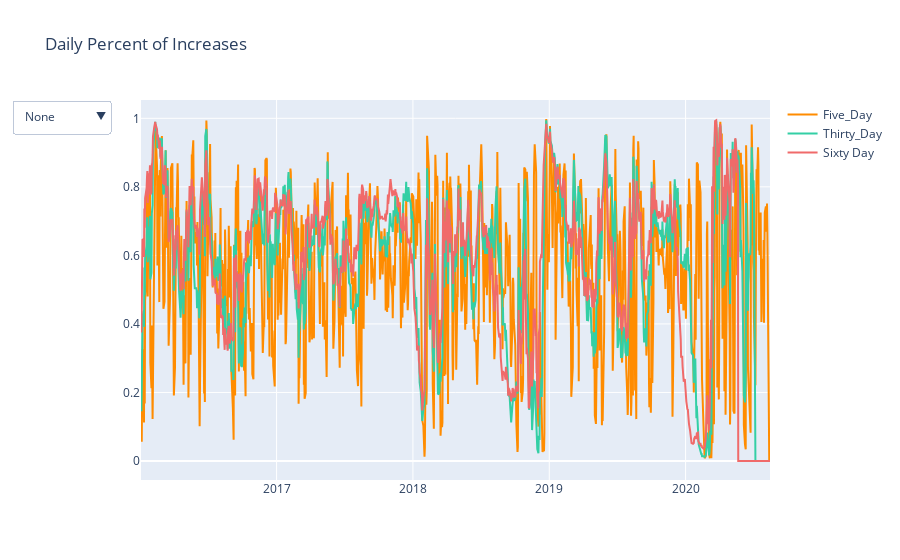

The notebook cell saved with this chart:
### Code cell
import plotly.graph_objects as go

import pandas as pd

# Load dataset
df = chart.groupby(['Date'])[['Five_Day', 'Thirty_Day', 'Sixty_Day']].mean()

# Initialize figure
fig = go.Figure()

# Add Traces

fig.add_trace(
    go.Scatter(x=list(df.index),
               y=list(df.Five_Day),
               name="Five_Day",
               line=dict(color="DarkOrange")))

fig.add_trace(
    go.Scatter(x=list(df.index),
               y=[df.Five_Day.mean()] * len(df.index),
               name="Five Day Average",
               visible=False,
               line=dict(color="DarkOrange", dash="dash")))

fig.add_trace(
    go.Scatter(x=list(df.index),
               y=list(df.Thirty_Day),
               name="Thirty_Day",
               line=dict(color="#33CFA5")))

fig.add_trace(
    go.Scatter(x=list(df.index),
               y=[df.Thirty_Day.mean()] * len(df.index),
               name="Thirty Day Average",
               visible=False,
               line=dict(color="#33CFA5", dash="dash")))

fig.add_trace(
    go.Scatter(x=list(df.index),
               y=list(df.Sixty_Day),
               name="Sixty Day",
               line=dict(color="#F06A6A")))

fig.add_trace(
    go.Scatter(x=list(df.index),
               y=[df.Sixty_Day.mean()] * len(df.index),
               name="Sixty Day Average",
               visible=False,
               line=dict(color="#F06A6A", dash="dash")))

# Add Annotations and Buttons

five_annotations = [dict(x="2016-01-01",
                         y=df.Five_Day.mean(),
                         xref="x", yref="y",
                         text="Five Day Average:<br> %.3f" % df.Five_Day.mean(),
                         ax=0, ay=-40),
                    dict(x=df.Five_Day.idxmax(),
                         y=df.Five_Day.max(),
                         xref="x", yref="y",
                         text="Five Day Max:<br> %.3f" % df.Five_Day.max(),
                         ax=0, ay=-40)]


high_annotations = [dict(x="2016-01-01",
                         y=df.Thirty_Day.mean(),
                         xref="x", yref="y",
                         text="Thirty Day Average:<br> %.3f" % df.Thirty_Day.mean(),
                         ax=0, ay=-40),
                    dict(x=df.Thirty_Day.idxmax(),
                         y=df.Thirty_Day.max(),
                         xref="x", yref="y",
                         text="Thirty Day Max:<br> %.3f" % df.Thirty_Day.max(),
                         ax=0, ay=-40)]





low_annotations = [dict(x="2016-01-01",
                        y=df.Sixty_Day.mean(),
                        xref="x", yref="y",
                        text="Sixty Day Average:<br> %.3f" % df.Sixty_Day.mean(),
                        ax=0, ay=40),
                   dict(x=df.Sixty_Day.idxmax(),
                        y=df.Sixty_Day.min(),
                        xref="x", yref="y",
                        text="Sixty Day Max:<br> %.3f" % df.Sixty_Day.max(),
                        ax=0, ay=40)]

fig.update_layout(
    updatemenus=[
        dict(
            active=0,
            buttons=list([
                dict(label="None",
                     method="update",
                     args=[{"visible": [True, False, True, False, True, False]},
                           {"title": "Daily Percent Increases",
                            "annotations": []}]),
                
                dict(label="Five_Day",
                     method="update",
                     args=[{"visible": [True, True, False, False, False, False]},
                           {"title": "Five Day Avg Daily Percent Increases",
                            "annotations": five_annotations}]),
                
                
                
                dict(label="Thirty Day",
                     method="update",
                     args=[{"visible": [False, False, True, True, False, False]},
                           {"title": "Thirty Day Avg Daily Percent Increases",
                            "annotations": high_annotations}]),
                dict(label="Sixty Day",
                     method="update",
                     args=[{"visible": [False, False, False, False, True, True]},
                           {"title": "Sixty Day Avg Daily Percent Increases",
                            "annotations": low_annotations}]),
                dict(label="All",
                     method="update",
                     args=[{"visible": [True, True, True, True, True, True]},
                           {"title": "Daily Percent Increases",
                            "annotations": high_annotations + low_annotations}]),
            ]),
        )
    ])

# Set title
fig.update_layout(title_text="Daily Percent of Increases")
fig.write_html("Daily Changes.html")
fig.show()

### Figure 1 — Plotly figure (JSON) as saved in the notebook; plotly's stock layout.template omitted (floating-point values rounded to 4 significant figures; data arrays with more than 128 entries replaced by an {"elided": "..."} marker saying what was removed)
{"data": [{"line": {"color": "DarkOrange"}, "name": "Five_Day", "type": "scatter", "x": {"elided": "1163 str values"}, "y": {"elided": "1163 float values"}}, {"line": {"color": "DarkOrange", "dash": "dash"}, "name": "Five Day Average", "type": "scatter", "visible": false, "x": {"elided": "1163 str values"}, "y": {"elided": "1163 float values"}}, {"line": {"color": "#33CFA5"}, "name": "Thirty_Day", "type": "scatter", "x": {"elided": "1163 str values"}, "y": {"elided": "1163 float values"}}, {"line": {"color": "#33CFA5", "dash": "dash"}, "name": "Thirty Day Average", "type": "scatter", "visible": false, "x": {"elided": "1163 str values"}, "y": {"elided": "1163 float values"}}, {"line": {"color": "#F06A6A"}, "name": "Sixty Day", "type": "scatter", "x": {"elided": "1163 str values"}, "y": {"elided": "1163 float values"}}, {"line": {"color": "#F06A6A", "dash": "dash"}, "name": "Sixty Day Average", "type": "scatter", "visible": false, "x": {"elided": "1163 str values"}, "y": {"elided": "1163 float values"}}], "layout": {"title": {"text": "Daily Percent of Increases"}, "updatemenus": [{"active": 0, "buttons": [{"args": [{"visible": [true, false, true, false, true, false]}, {"annotations": [], "title": "Daily Percent Increases"}], "label": "None", "method": "update"}, {"args": [{"visible": [true, true, false, false, false, false]}, {"annotations": [{"ax": 0, "ay": -40, "text": "Five Day Average:<br> 0.546", "x": "2016-01-01", "xref": "x", "y": 0.5464, "yref": "y"}, {"ax": 0, "ay": -40, "text": "Five Day Max:<br> 0.998", "x": "2018-12-24T00:00:00", "xref": "x", "y": 0.998, "yref": "y"}], "title": "Five Day Avg Daily Percent Increases"}], "label": "Five_Day", "method": "update"}, {"args": [{"visible": [false, false, true, true, false, false]}, {"annotations": [{"ax": 0, "ay": -40, "text": "Thirty Day Average:<br> 0.573", "x": "2016-01-01", "xref": "x", "y": 0.5732, "yref": "y"}, {"ax": 0, "ay": -40, "text": "Thirty Day Max:<br> 0.994", "x": "2018-12-24T00:00:00", "xref": "x", "y": 0.9939, "yref": "y"}], "title": "Thirty Day Avg Daily Percent Increases"}], "label": "Thirty Day", "method": "update"}, {"args": [{"visible": [false, false, false, false, true, true]}, {"annotations": [{"ax": 0, "ay": 40, "text": "Sixty Day Average:<br> 0.576", "x": "2016-01-01", "xref": "x", "y": 0.5757, "yref": "y"}, {"ax": 0, "ay": 40, "text": "Sixty Day Max:<br> 0.994", "x": "2020-03-23T00:00:00", "xref": "x", "y": 0, "yref": "y"}], "title": "Sixty Day Avg Daily Percent Increases"}], "label": "Sixty Day", "method": "update"}, {"args": [{"visible": [true, true, true, true, true, true]}, {"annotations": [{"ax": 0, "ay": -40, "text": "Thirty Day Average:<br> 0.573", "x": "2016-01-01", "xref": "x", "y": 0.5732, "yref": "y"}, {"ax": 0, "ay": -40, "text": "Thirty Day Max:<br> 0.994", "x": "2018-12-24T00:00:00", "xref": "x", "y": 0.9939, "yref": "y"}, {"ax": 0, "ay": 40, "text": "Sixty Day Average:<br> 0.576", "x": "2016-01-01", "xref": "x", "y": 0.5757, "yref": "y"}, {"ax": 0, "ay": 40, "text": "Sixty Day Max:<br> 0.994", "x": "2020-03-23T00:00:00", "xref": "x", "y": 0, "yref": "y"}], "title": "Daily Percent Increases"}], "label": "All", "method": "update"}]}]}}
